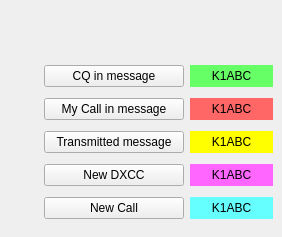
     <widget class="QWidget" name="tab">
      <attribute name="title">
       <string>Colors</string>
      </attribute>
      <widget class="QWidget" name="layoutWidget">
       <property name="geometry">
        <rect>
         <x>44</x>
         <y>60</y>
         <width>229</width>
         <height>168</height>
        </rect>
       </property>
       <layout class="QGridLayout" name="gridLayout_13">
        <item row="0" column="0">
         <widget class="QPushButton" name="pbCQmsg">
          <property name="minimumSize">
           <size>
            <width>140</width>
            <height>0</height>
           </size>
          </property>
          <property name="text">
           <string>CQ in message</string>
          </property>
         </widget>
        </item>
        <item row="0" column="1">
         <widget class="QLabel" name="labCQ">
          <property name="minimumSize">
           <size>
            <width>80</width>
            <height>20</height>
           </size>
          </property>
          <property name="styleSheet">
           <string notr="true">QLabel{background-color: #66ff66}</string>
          </property>
          <property name="text">
           <string>K1ABC</string>
          </property>
          <property name="alignment">
           <set>Qt::AlignCenter</set>
          </property>
         </widget>
        </item>
        <item row="1" column="0">
         <widget class="QPushButton" name="pbMyCall">
          <property name="minimumSize">
           <size>
            <width>140</width>
            <height>0</height>
           </size>
          </property>
          <property name="text">
           <string>My Call in message</string>
          </property>
         </widget>
        </item>
        <item row="1" column="1">
         <widget class="QLabel" name="labMyCall">
          <property name="minimumSize">
           <size>
            <width>80</width>
            <height>20</height>
           </size>
          </property>
          <property name="styleSheet">
           <string notr="true">QLabel{background-color: #ff6666}</string>
          </property>
          <property name="text">
           <string>K1ABC</string>
          </property>
          <property name="alignment">
           <set>Qt::AlignCenter</set>
          </property>
         </widget>
        </item>
        <item row="2" column="0">
         <widget class="QPushButton" name="pbTxMsg">
          <property name="minimumSize">
           <size>
            <width>140</width>
            <height>0</height>
           </size>
          </property>
          <property name="text">
           <string>Transmitted message</string>
          </property>
         </widget>
        </item>
        <item row="2" column="1">
         <widget class="QLabel" name="labTx">
          <property name="minimumSize">
           <size>
            <width>80</width>
            <height>20</height>
           </size>
          </property>
          <property name="styleSheet">
           <string notr="true">QLabel{background-color: yellow}</string>
          </property>
          <property name="text">
           <string>K1ABC</string>
          </property>
          <property name="alignment">
           <set>Qt::AlignCenter</set>
          </property>
         </widget>
        </item>
        <item row="3" column="0">
         <widget class="QPushButton" name="pbNewDXCC">
          <property name="minimumSize">
           <size>
            <width>140</width>
            <height>0</height>
           </size>
          </property>
          <property name="text">
           <string>New DXCC</string>
          </property>
         </widget>
        </item>
        <item row="3" column="1">
         <widget class="QLabel" name="labDXCC">
          <property name="minimumSize">
           <size>
            <width>80</width>
            <height>20</height>
           </size>
          </property>
          <property name="styleSheet">
           <string notr="true">QLabel{background-color: #ff66ff}</string>
          </property>
          <property name="text">
           <string>K1ABC</string>
          </property>
          <property name="alignment">
           <set>Qt::AlignCenter</set>
          </property>
         </widget>
        </item>
        <item row="4" column="0">
         <widget class="QPushButton" name="pbNewCall">
          <property name="minimumSize">
           <size>
            <width>140</width>
            <height>0</height>
           </size>
          </property>
          <property name="text">
           <string>New Call</string>
          </property>
         </widget>
        </item>
        <item row="4" column="1">
         <widget class="QLabel" name="labNewCall">
          <property name="minimumSize">
           <size>
            <width>80</width>
            <height>20</height>
           </size>
          </property>
          <property name="styleSheet">
           <string notr="true">QLabel{background-color: #66ffff}</string>
          </property>
          <property name="text">
           <string>K1ABC</string>
          </property>
          <property name="alignment">
           <set>Qt::AlignCenter</set>
          </property>
         </widget>
        </item>
       </layout>
      </widget>
     </widget>
